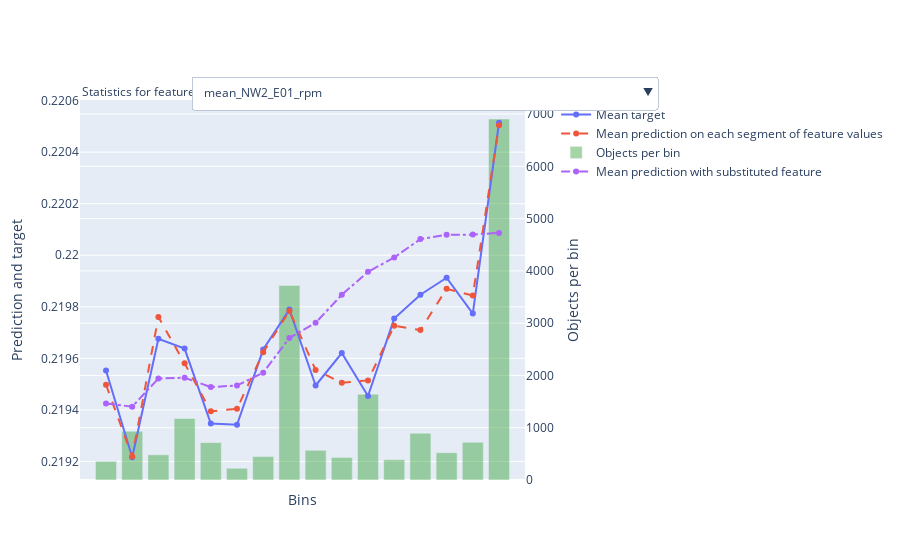

The cell this chart's notebook holds for it:
### Code cell
from catboost import CatBoostRegressor
cb_regr = CatBoostRegressor(iterations=200)
cb_regr.fit(X, y, logging_level='Silent')
feature_statistics = cb_regr.calc_feature_statistics(X,
                            target=y,
                            feature=range(X.shape[1]),
                            plot=True,
                            thread_count=-1,
                            plot_file=None)
